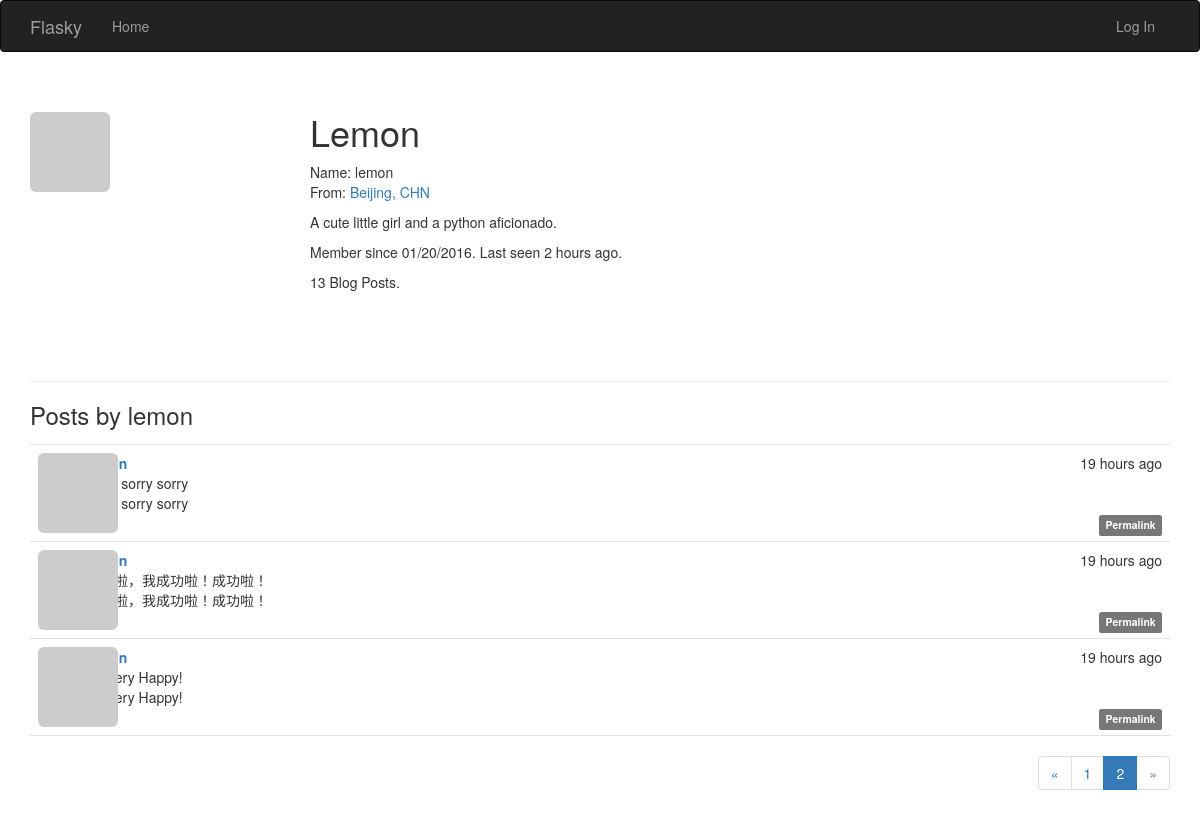
The app's page /user/lemon?page=2 with its own data.
### app/models.py (models this page shows, shortened)
class User(UserMixin, db.Model):
	__tablename__ = 'users'
	id = db.Column(db.Integer, primary_key=True)
	email = db.Column(db.String(64), unique=True, index=True)
	username = db.Column(db.String(64), unique=True, index=True)
	role_id = db.Column(db.Integer, db.ForeignKey('roles.id'))
	password_hash = db.Column(db.String(128))
	confirmed = db.Column(db.Boolean, default=False)
	name = db.Column(db.String(64))
	location = db.Column(db.String(64))
	about_me = db.Column(db.Text())
	member_since = db.Column(db.DateTime(), default=datetime.utcnow)
	last_seen = db.Column(db.DateTime(), default=datetime.utcnow)
	avatar_hash = db.Column(db.String(32))
	posts = db.relationship('Post', backref='author', lazy='dynamic')
	@property
	def password(self):
		raise AttributeError('Password id not a readable attribute.')
	def gravatar(self, size=100, default='identicon', rating='g'):
		if request.is_secure:
			url = 'https://secure.gravatar.com/avatar'
		else:
			url = 'http://www.gravatar.com/avatar'
		hash = self.avatar_hash or hashlib.md5(
            self.email.encode('utf-8')).hexdigest()
		return '{url}/{hash}?s={size}&d={default}&r={rating}'.format(
            url=url, hash=hash, size=size, default=default, rating=rating)

class Post(db.Model):
    __tablename__ = 'posts'
    id = db.Column(db.Integer, primary_key=True)
    body = db.Column(db.Text)
    body_html = db.Column(db.Text)
    timestamp = db.Column(db.DateTime, index=True, default=datetime.utcnow)
    author_id = db.Column(db.Integer, db.ForeignKey('users.id'))

### app/main/views.py (the view)
@main.route('/user/<username>')
def user(username):
    user = User.query.filter_by(username=username).first_or_404()
    page = request.args.get('page', 1, type=int)
    pagination = user.posts.order_by(Post.timestamp.desc()).paginate(
            page, per_page=current_app.config['FLASKY_POSTS_PER_PAGE'],
            error_out=False)
    posts = pagination.items
    return render_template('user_basic.html', user=user, posts=posts,
                            pagination=pagination)

### app/auth/views.py (called while the page is built)
@auth.before_app_request
def before_request():
	if current_user.is_authenticated:
	    current_user.ping()   # Update logged-in user access time
	    if not current_user.confirmed \
	            and request.endpoint[:5] != 'auth.' \
	            and request.endpoint != 'static':   # Filter unconfirmed accounts
	        return redirect(url_for('auth.unconfirmed'))

### app/main/__init__.py (called while the page is built)
@main.app_context_processor
def inject_permissions():
	return dict(Permission=Permission)

### app/models.py (called while the page is built)
	def is_administrator(self):
		return False

### app/templates/user_basic.html (shortened to what this page needs)
{% extends "base_basic.html" %}
{% import "_macros.html" as macros %}
{% block page_content %}
<div class="page-header">
    <img class="img-rounded profile-thumbnail" src="{{ user.gravatar(size=256) }}">
    <div class="profile-header">
        <h1>{{ user.username | capitalize }}</h1>
        {% if user.name or user.location %}
        <p>
            {% if user.name %}Name: {{ user.name }}<br>{% endif %}
            {% if user.location %}
                From: <a href="http://maps.google.com/?q={{ user.location }}">
                {{ user.location }}</a>
                <br>
            {% endif %}
        </p>
        {% endif %}
        {% if user.about_me %}<p>{{ user.about_me }}</p>{% endif %}
        <p>Member since {{ moment(user.member_since).format('L') }}.
            Last seen {{ moment(user.last_seen).fromNow() }}.
        </p>
        <p>{{ user.posts.count() }} Blog Posts.</p>
    </div>
</div>
<h3>Posts by {{ user.username }}</h3>
{% include '_posts.html' %}
{% if pagination %}
<div class="pagination">
    {{ macros.pagination_widget(pagination, '.user', username=user.username) }}
</div>
{% endif %}
{% endblock %}

### app/templates/_posts.html (shortened to what this page needs)
<ul class="posts">
    {% for post in posts %}
    <li class="post">
        <div class="post-thumbnail">
            <a href="{{ url_for('.user', username=post.author.username) }}">
                <img class="img-rounded profile-thumbnail" src="{{ post.author.gravatar(size=40) }}">
            </a>
        </div>
        <div class="post-content">
            <div class="post-date">{{ moment(post.timestamp).fromNow() }}</div>
            <div class="post-author">
            	<a href="{{ url_for('.user', username=post.author.username) }}">
            	</a>
            </div>
            <div class="post-body">{{ post.body }}</div>
            <div class="post-body">
                {% if post.body_html %}
                    {{ post.body_html | safe }}
                {% else %}
                    {{ post.body }}
                {% endif %}
            </div>
            <div class="post-footer">
                <a href="{{ url_for('.post', id=post.id) }}">
                    <span class="label label-default">Permalink</span>
                </a>
            </div>
        </div>
    </li>
    {% endfor %}
</ul>

### app/static/styles.css (style rules this page uses)
.profile-thumbnail { position: absolute; }
.profile-header { min-height: 260px; margin-left: 280px; }
ul.posts { list-style-type: none; padding: 0px; margin: 16px 0px 0px 0px; border-top: 1px solid #e0e0e0; }
ul.posts li.post { padding: 8px; border-bottom: 1px solid #e0e0e0; }
div.post-date { float: right; }
div.post-author { font-weight: bold; }
div.post-thumbnail { position: absolute; }
div.post-content { margin-left: 48px; min-height: 48px; }
div.post-footer { text-align: right; }
div.pagination { width: 100%; text-align: right; padding: 0px; margin: 0px; }

### records on screen
User: username "Lemon", name "lemon", location "Beijing, CHN", about_me "A cute little girl and a python aficionado.", member_since "01/20/2016", last_seen "2 hours ago", username "lemon"
Post: timestamp "19 hours ago", body "sorry sorry sorry"
Post: timestamp "19 hours ago", body "啦啦啦，我成功啦！成功啦！"
Post: timestamp "19 hours ago", body "I'm very Happy!"

### other values on screen
{{ user.posts.count() }} "13"
{{ p }} "1"
{{ p }} "2"
